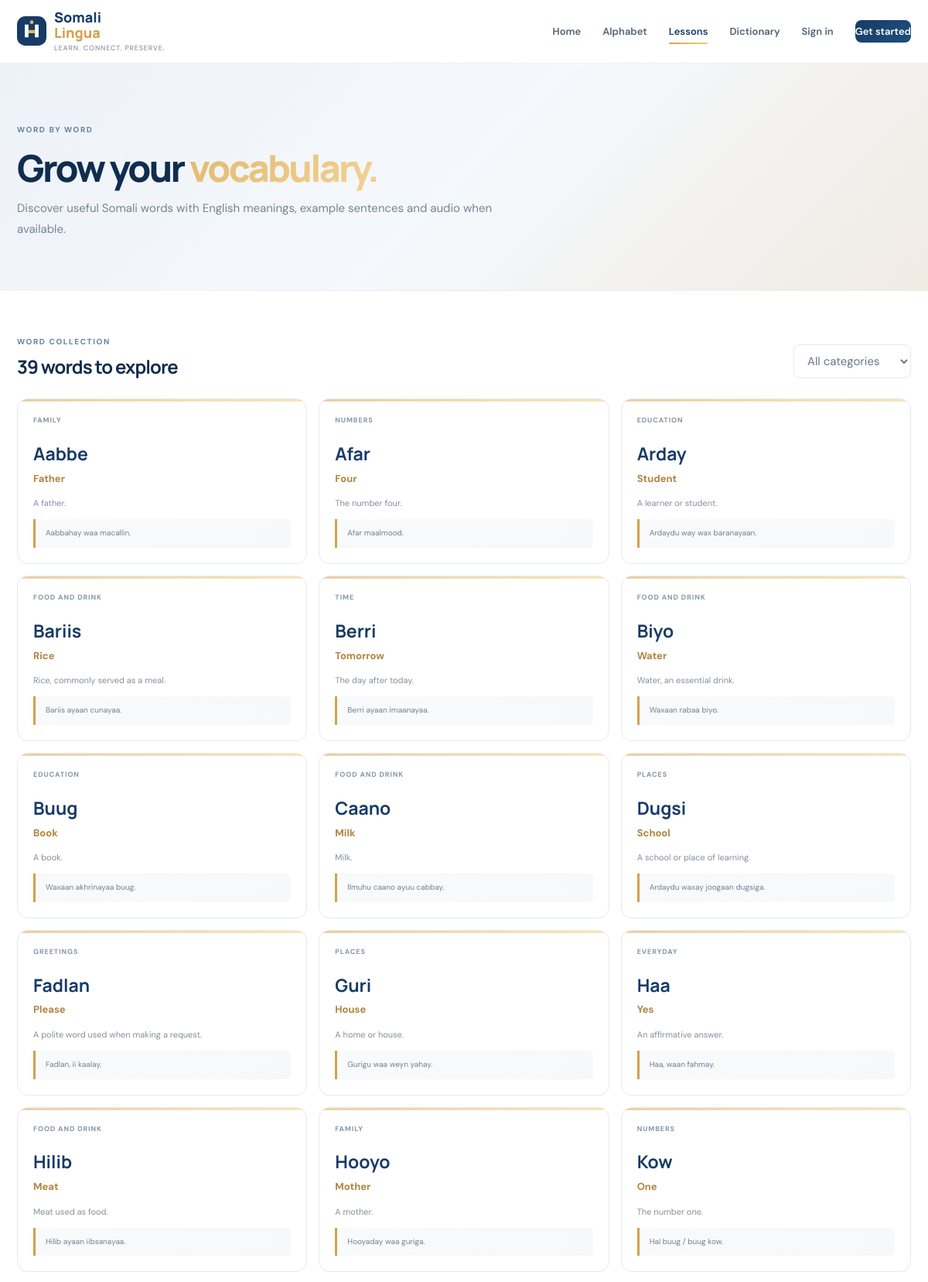
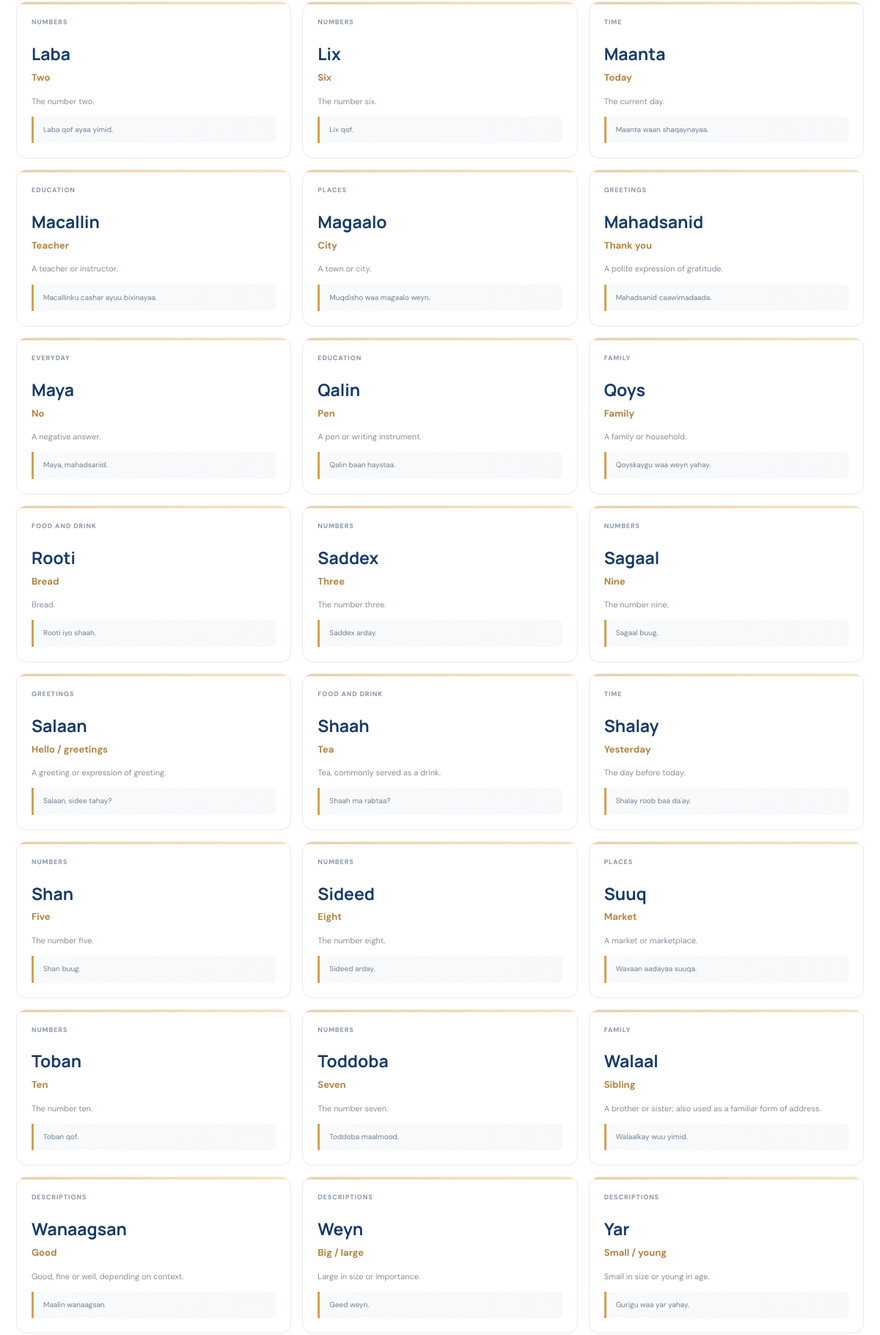
Screenshot of /SOMAliLingua/pages/vocabulary.php (upper part) with the database file from the repository (2 pictures, top to bottom).
### tables this page shows
CREATE TABLE vocabulary (
  id INT UNSIGNED AUTO_INCREMENT PRIMARY KEY,
  somali VARCHAR(150) NOT NULL,
  english VARCHAR(180) NOT NULL,
  definition TEXT,
  example_sentence VARCHAR(500) DEFAULT NULL,
  category VARCHAR(80) NOT NULL DEFAULT 'General',
  audio_path VARCHAR(255) DEFAULT NULL,
  created_at TIMESTAMP NOT NULL DEFAULT CURRENT_TIMESTAMP,
  INDEX idx_vocabulary_somali (somali),
  INDEX idx_vocabulary_english (english)
);

### SOMAliLingua/includes/functions.php (called while the page is built, shortened)
<?php
function e(?string $value): string { return htmlspecialchars((string)$value, ENT_QUOTES | ENT_SUBSTITUTE, 'UTF-8'); }

### SOMAliLingua/pages/vocabulary.php (the view, shortened to what this page needs)
<?php
require_once __DIR__.'/../includes/functions.php';$category=trim($_GET['category']??'');$categories=$pdo->query('SELECT DISTINCT category FROM vocabulary ORDER BY category')->fetchAll(PDO::FETCH_COLUMN);$sql='SELECT * FROM vocabulary';$params=[];if($category!==''){$sql.=' WHERE category=?';$params[]=$category;}$sql.=' ORDER BY somali LIMIT 100';$stmt=$pdo->prepare($sql);$stmt->execute($params);$words=$stmt->fetchAll();$user=current_user();
$page_title='Vocabulary';$active_page='lessons';require __DIR__.'/../includes/header.php';
?>
<section class="page-hero"><div class="container"><span class="eyebrow">WORD BY WORD</span><h1>Grow your <em>vocabulary.</em></h1><p>Discover useful Somali words with English meanings, example sentences and audio when available.</p></div></section><section class="container content-section"><div class="filter-row"><div><span class="eyebrow">WORD COLLECTION</span><h2><?= count($words) ?> words to explore</h2></div><form class="select-filter" method="get"><select id="category" name="category" onchange="this.form.submit()"><option value="">All categories</option></select></form></div><div class="vocab-grid"><?php foreach($words as $word): ?><article class="vocab-card"><div class="vocab-card-top"><span class="category-label"><?= e($word['category']) ?></span></div><h3><?= e($word['somali']) ?></h3><p class="translation"><?= e($word['english']) ?></p><?php if($word['definition']): ?><p><?= e($word['definition']) ?></p><?php endif; ?><?php if($word['example_sentence']): ?><div class="example-line"><?= e($word['example_sentence']) ?></div><?php endif; ?></article><?php endforeach; ?></div></section>
<?php require __DIR__.'/../includes/footer.php'; ?>

### rows the page displays
vocabulary: category "FAMILY", somali "Aabbe", english "Father", definition "A father.", example_sentence "Aabbahay waa macallin."
vocabulary: category "NUMBERS", somali "Afar", english "Four", definition "The number four.", example_sentence "Afar maalmood."
vocabulary: category "EDUCATION", somali "Arday", english "Student", definition "A learner or student.", example_sentence "Ardaydu way wax baranayaan."
vocabulary: category "FOOD AND DRINK", somali "Bariis", english "Rice", definition "Rice, commonly served as a meal.", example_sentence "Bariis ayaan cunayaa."
vocabulary: category "TIME", somali "Berri", english "Tomorrow", definition "The day after today.", example_sentence "Berri ayaan imaanayaa."
vocabulary: category "FOOD AND DRINK", somali "Biyo", english "Water", definition "Water, an essential drink.", example_sentence "Waxaan rabaa biyo."
vocabulary: category "EDUCATION", somali "Buug", english "Book", definition "A book.", example_sentence "Waxaan akhrinayaa buug."
vocabulary: category "FOOD AND DRINK", somali "Caano", english "Milk", definition "Milk.", example_sentence "Ilmuhu caano ayuu cabbay."
vocabulary: category "PLACES", somali "Dugsi", english "School", definition "A school or place of learning.", example_sentence "Ardaydu waxay joogaan dugsiga."
vocabulary: category "GREETINGS", somali "Fadlan", english "Please", definition "A polite word used when making a request.", example_sentence "Fadlan, ii kaalay."
vocabulary: category "PLACES", somali "Guri", english "House", definition "A home or house.", example_sentence "Gurigu waa weyn yahay."
vocabulary: category "EVERYDAY", somali "Haa", english "Yes", definition "An affirmative answer.", example_sentence "Haa, waan fahmay."
vocabulary: category "FOOD AND DRINK", somali "Hilib", english "Meat", definition "Meat used as food.", example_sentence "Hilib ayaan iibsanayaa."
vocabulary: category "FAMILY", somali "Hooyo", english "Mother", definition "A mother.", example_sentence "Hooyaday waa guriga."
vocabulary: category "NUMBERS", somali "Kow", english "One", definition "The number one.", example_sentence "Hal buug / buug kow."
vocabulary: category "NUMBERS", somali "Laba", english "Two", definition "The number two.", example_sentence "Laba qof ayaa yimid."
vocabulary: category "NUMBERS", somali "Lix", english "Six", definition "The number six.", example_sentence "Lix qof."
vocabulary: category "TIME", somali "Maanta", english "Today", definition "The current day.", example_sentence "Maanta waan shaqaynayaa."
vocabulary: category "EDUCATION", somali "Macallin", english "Teacher", definition "A teacher or instructor.", example_sentence "Macallinku cashar ayuu bixinayaa."
vocabulary: category "PLACES", somali "Magaalo", english "City", definition "A town or city.", example_sentence "Muqdisho waa magaalo weyn."
vocabulary: category "GREETINGS", somali "Mahadsanid", english "Thank you", definition "A polite expression of gratitude.", example_sentence "Mahadsanid caawimadaada."
vocabulary: category "EVERYDAY", somali "Maya", english "No", definition "A negative answer.", example_sentence "Maya, mahadsanid."
vocabulary: category "EDUCATION", somali "Qalin", english "Pen", definition "A pen or writing instrument.", example_sentence "Qalin baan haystaa."
vocabulary: category "FAMILY", somali "Qoys", english "Family", definition "A family or household.", example_sentence "Qoyskaygu waa weyn yahay."
vocabulary: category "FOOD AND DRINK", somali "Rooti", english "Bread", definition "Bread.", example_sentence "Rooti iyo shaah."
vocabulary: category "NUMBERS", somali "Saddex", english "Three", definition "The number three.", example_sentence "Saddex arday."
vocabulary: category "NUMBERS", somali "Sagaal", english "Nine", definition "The number nine.", example_sentence "Sagaal buug."
vocabulary: category "GREETINGS", somali "Salaan", english "Hello / greetings", definition "A greeting or expression of greeting.", example_sentence "Salaan, sidee tahay?"
vocabulary: category "FOOD AND DRINK", somali "Shaah", english "Tea", definition "Tea, commonly served as a drink.", example_sentence "Shaah ma rabtaa?"
vocabulary: category "TIME", somali "Shalay", english "Yesterday", definition "The day before today.", example_sentence "Shalay roob baa da'ay."
vocabulary: category "NUMBERS", somali "Shan", english "Five", definition "The number five.", example_sentence "Shan buug."
vocabulary: category "NUMBERS", somali "Sideed", english "Eight", definition "The number eight.", example_sentence "Sideed arday."
vocabulary: category "PLACES", somali "Suuq", english "Market", definition "A market or marketplace.", example_sentence "Waxaan aadayaa suuqa."
vocabulary: category "NUMBERS", somali "Toban", english "Ten", definition "The number ten.", example_sentence "Toban qof."
vocabulary: category "NUMBERS", somali "Toddoba", english "Seven", definition "The number seven.", example_sentence "Toddoba maalmood."
vocabulary: category "FAMILY", somali "Walaal", english "Sibling", definition "A brother or sister; also used as a familiar form of address.", example_sentence "Walaalkay wuu yimid."
vocabulary: category "DESCRIPTIONS", somali "Wanaagsan", english "Good", definition "Good, fine or well, depending on context.", example_sentence "Maalin wanaagsan."
vocabulary: category "DESCRIPTIONS", somali "Weyn", english "Big / large", definition "Large in size or importance.", example_sentence "Geed weyn."
vocabulary: category "DESCRIPTIONS", somali "Yar", english "Small / young", definition "Small in size or young in age.", example_sentence "Gurigu waa yar yahay."

### other values shown
count($words) "39"
